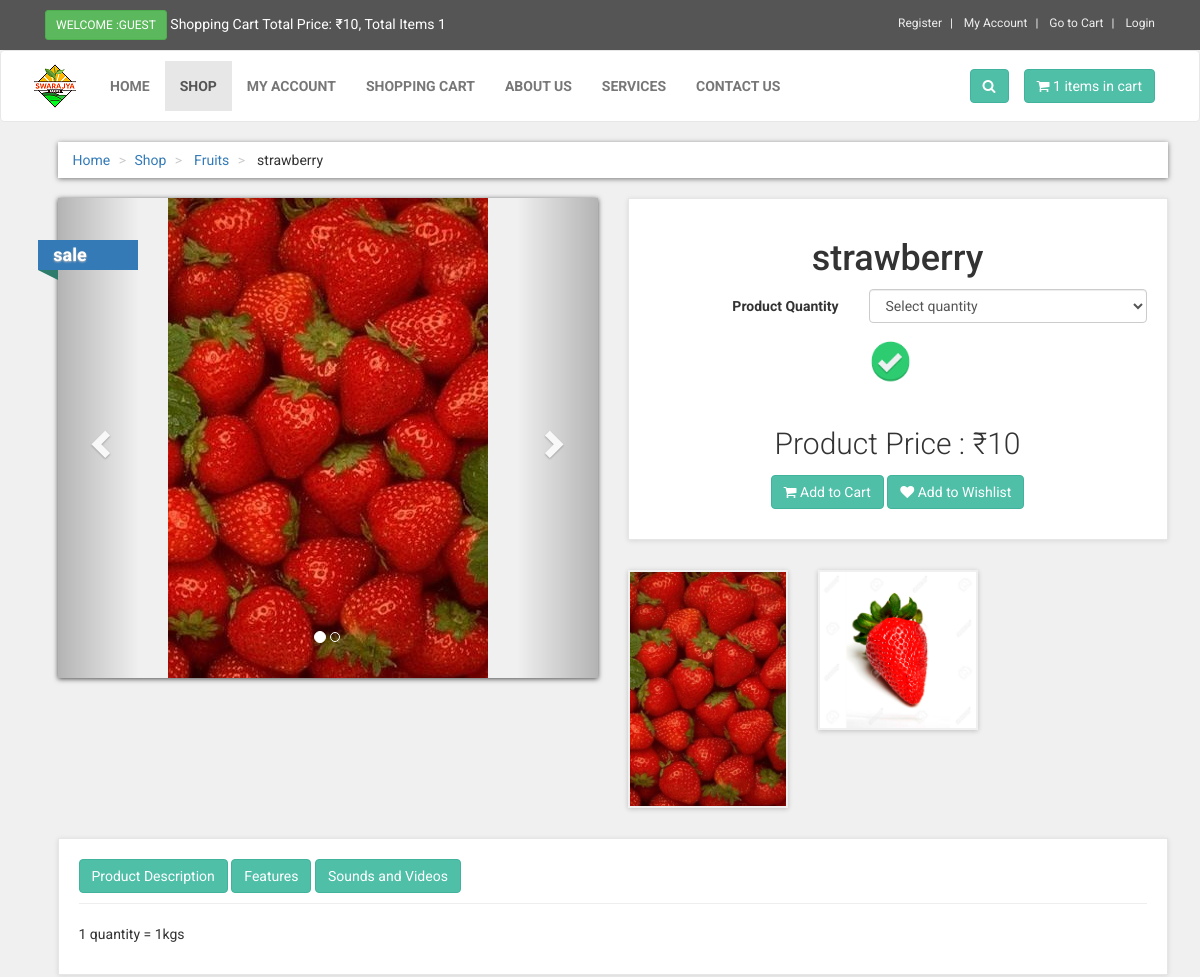
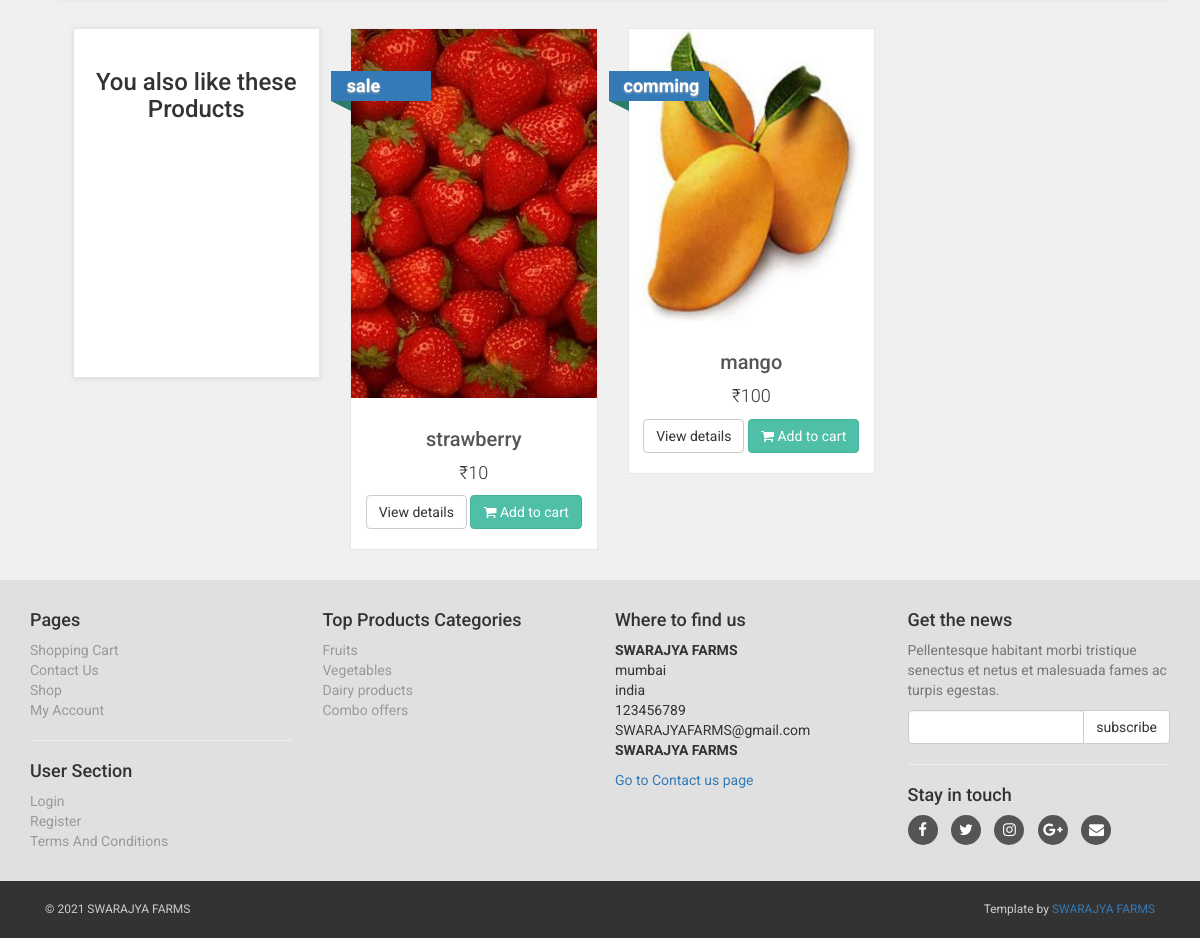
The app's page /strawberry-latest with its own data (2 pictures, top to bottom).
### tables this page shows
CREATE TABLE `product_categories` (
  `p_cat_id` int(10) NOT NULL,
  `p_cat_title` text NOT NULL,
  `p_cat_top` text NOT NULL,
  `p_cat_image` text NOT NULL
);

CREATE TABLE `products` (
  `product_id` int(10) NOT NULL,
  `p_cat_id` int(10) NOT NULL,
  `cat_id` int(10) NOT NULL,
  `manufacturer_id` int(10) NOT NULL,
  `date` timestamp NOT NULL DEFAULT current_timestamp() ON UPDATE current_timestamp(),
  `product_title` text NOT NULL,
  `product_seo_desc` text NOT NULL,
  `product_url` text NOT NULL,
  `product_img1` text NOT NULL,
  `product_img2` text NOT NULL,
  `product_img3` text NOT NULL,
  `product_price` int(10) NOT NULL,
  `product_psp_price` int(100) NOT NULL,
  `product_desc` text NOT NULL,
  `product_features` text NOT NULL,
  `product_video` text NOT NULL,
  `product_keywords` text NOT NULL,
  `product_label` text NOT NULL,
  `product_type` text NOT NULL,
  `product_weight` decimal(10,1) NOT NULL,
  `status` varchar(255) NOT NULL
);

CREATE TABLE `icons` (
  `icon_id` int(10) NOT NULL,
  `icon_product` int(10) NOT NULL,
  `icon_title` varchar(255) NOT NULL,
  `icon_image` varchar(255) NOT NULL
);

### details.php (the view, shortened to what this page needs)
<?php
include("includes/db.php");
include("functions/functions.php");
?>
<?php
$product_id = @$_GET['pro_id'];
$get_product = "select * from products where product_url='$product_id'";
$run_product = mysqli_query($con,$get_product);
$check_product = mysqli_num_rows($run_product);
if($check_product == 0){
echo "<script> window.open('index.php','_self') </script>";
}
else{
$row_product = mysqli_fetch_array($run_product);
$p_cat_id = $row_product['p_cat_id'];
$pro_id = $row_product['product_id'];
$pro_title = $row_product['product_title'];
$pro_price = $row_product['product_price'];
$pro_desc = $row_product['product_desc'];
$pro_img1 = $row_product['product_img1'];
$pro_img2 = $row_product['product_img2'];
$pro_label = $row_product['product_label'];
$pro_psp_price = $row_product['product_psp_price'];
$status = $row_product['status'];
if($pro_label == ""){
$product_label = "";
}
else{
$product_label = "
<a class='label sale' href='#' style='color:black;'>
<div class='thelabel'>$pro_label</div>
<div class='label-background'> </div>
</a>
";
}
$get_p_cat = "select * from product_categories where p_cat_id='$p_cat_id'";
$run_p_cat = mysqli_query($con,$get_p_cat);
$row_p_cat = mysqli_fetch_array($run_p_cat);
$p_cat_title = $row_p_cat['p_cat_title'];
?>
<!DOCTYPE html>
<html>
<head>
<link href="styles/bootstrap.min.css" rel="stylesheet">
<link href="styles/style.css" rel="stylesheet">
<link href="font-awesome/css/font-awesome.min.css" rel="stylesheet">
</head>
<body>
<div id="top">
<div class="container">
<div class="col-md-6 offer">
<a href="#" class="btn btn-success btn-sm" >
<?php
if(!isset($_SESSION['customer_email'])){
echo "Welcome :Guest";
}else{
echo "Welcome : " . $_SESSION['customer_email'] . "";
}
?>
</a>
<a href="#">
Shopping Cart Total Price: <?php total_price(); ?>, Total Items <?php items(); ?>
</a>
</div>
<div class="col-md-6">
<ul class="menu">
<li>
<a href="customer_register.php">
Register
</a>
</li>
<li>
<?php
if(!isset($_SESSION['customer_email'])){
echo "<a href='checkout.php' >My Account</a>";
}
else{
echo "<a href='customer/my_account.php?my_orders'>My Account</a>";
}
?>
</li>
<li>
<a href="cart.php">
Go to Cart
</a>
</li>
<li>
<?php
if(!isset($_SESSION['customer_email'])){
echo "<a href='checkout.php'> Login </a>";
}else {
echo "<a href='logout.php'> Logout </a>";
}
?>
</li>
</ul>
</div>
</div>
</div>
<div class="navbar navbar-default" id="navbar">
<div class="container" >
<div class="navbar-header">
<a class="navbar-brand home" href="index.php" >
<img src="images/logo.png" alt="computerfever logo" class="hidden-xs" >
</a>
</div>
<div class="navbar-collapse collapse" id="navigation" >
<div class="padding-nav" >
<ul class="nav navbar-nav navbar-left">
<li>
<a href="index.php"> Home </a>
</li>
<li class="active" >
<a href="shop.php"> Shop </a>
</li>
<li>
<?php
if(!isset($_SESSION['customer_email'])){
echo "<a href='checkout.php' >My Account</a>";
}
else{
echo "<a href='customer/my_account.php?my_orders'>My Account</a>";
}
?>
</li>
<li>
<a href="cart.php"> Shopping Cart </a>
</li>
<li>
<a href="about.php"> About Us </a>
</li>
<li>
<a href="services.php"> Services </a>
</li>
<li>
<a href="contact.php"> Contact Us </a>
</li>
</ul>
</div>
<a class="btn btn-primary navbar-btn right" href="cart.php">
<i class="fa fa-shopping-cart"></i>
<span> <?php items(); ?> items in cart </span>
</a>
<div class="navbar-collapse collapse right">
<button class="btn navbar-btn btn-primary" type="button" data-toggle="collapse" data-target="#search">
<i class="fa fa-search"></i>
</button>
</div>
</div>
</div>
</div>
<div id="content" >
<div class="container" >
<div class="col-md-12" >
<ul class="breadcrumb" >
<li>
<a href="index.php">Home</a>
</li>
<li><a href="shop.php">Shop</a></li>
<li>
<a href="shop.php?p_cat=<?php echo $p_cat_id; ?>"> <?php echo $p_cat_title; ?> </a>
</li>
<li> <?php echo $pro_title; ?> </li>
</ul>
</div>
<div class="col-md-12">
<div class="row" id="productMain">
<div class="col-sm-6">
<div id="mainImage">
<div id="myCarousel" class="carousel slide" data-ride="carousel">
<ol class="carousel-indicators">
<li data-target="#myCarousel" data-slide-to="0" class="active"></li>
<?php if(!empty($pro_img2)){ ?>
<li data-target="#myCarousel" data-slide-to="1"></li>
<?php } ?>
</ol>
<div class="carousel-inner">
<div class="item active">
<center>
<img src="admin_area/product_images/<?php echo $pro_img1; ?>" class="img-responsive">
</center>
</div>
</div>
<a href="#myCarousel" class="left carousel-control" data-slide="prev">
<span class="glyphicon glyphicon-chevron-left"> </span>
</a>
<a class="right carousel-control" href="#myCarousel" data-slide="next">
<span class="glyphicon glyphicon-chevron-right"> </span>
</a>
</div>
</div>
<?php echo $product_label; ?>
</div>
<div class="col-sm-6" >
<div class="box" >
<h1 class="text-center" > <?php echo $pro_title; ?> </h1>
<form action="" method="post" class="form-horizontal" >
<?php
if($status == "product"){
?>
<div class="form-group">
<label class="col-md-5 control-label" >Product Quantity </label>
<div class="col-md-7" >
<select name="product_qty" class="form-control" required>
<option value="">Select quantity</option>
</select>
</div>
</div>
<?php } ?>
<center>
<?php
$get_icons = "select * from icons where icon_product='$pro_id'";
$run_icons = mysqli_query($con,$get_icons);
while($row_icons = mysqli_fetch_array($run_icons)){
$icon_image = $row_icons['icon_image'];
echo "<img src='admin_area/icon_images/$icon_image' width='45' height='45' > &nbsp;&nbsp;&nbsp; ";
}
?>
</center>
<?php
if($status == "product"){
if($pro_label == "Sale" or $pro_label == "Gift"){
echo "
<p class='price'>
Product Price : <del> &#8377;$pro_price </del><br>
Product sale Price : &#8377;$pro_psp_price
</p>
";
}
else{
echo "
<p class='price'>
Product Price : &#8377;$pro_price
</p>
";
}
}
?>
<p class="text-center buttons" >
<button class="btn btn-primary" type="submit" name="add_cart">
<i class="fa fa-shopping-cart" ></i> Add to Cart
</button>
<button class="btn btn-primary" type="submit" name="add_wishlist">
<i class="fa fa-heart" ></i> Add to Wishlist
</button>
</p>
</form>
</div>
<div class="row" id="thumbs" >
<div class="col-xs-4" >
<a href="#" class="thumb" >
<img src="admin_area/product_images/<?php echo $pro_img1; ?>" class="img-responsive" >
</a>
</div>
<?php if(!empty($pro_img2)){ ?>
<div class="col-xs-4" >
<a href="#" class="thumb" >
<img src="admin_area/product_images/<?php echo $pro_img2; ?>" class="img-responsive" >
</a>
</div>
<?php } ?>
</div>
</div>
</div>
<div class="box" id="details">
<a class="btn btn-primary tab" style="margin-bottom:10px;" href="#description" data-toggle="tab">
<?php
if($status == "product"){
echo "Product Description";
}
else{
echo "Bundle Description";
}
?>
</a>
<a class="btn btn-primary tab" style="margin-bottom:10px;" href="#features" data-toggle="tab">
Features
</a>
<a class="btn btn-primary tab" style="margin-bottom:10px;" href="#video" data-toggle="tab">
Sounds and Videos
</a>
<hr style="margin-top:0px;">
<div class="tab-content">
<div id="description" class="tab-pane fade in active" style="margin-top:7px;" >
<?php echo $pro_desc; ?>
</div>
</div>
</div>
<div id="row same-height-row">
<?php
if($status == "product"){
?>
<div class="col-md-3 col-sm-6">
<div class="box same-height headline">
<h3 class="text-center"> You also like these Products </h3>
</div>
</div>
<?php
$get_products = "select * from products order by rand() LIMIT 0,3";
$run_products = mysqli_query($con,$get_products);
while($row_products = mysqli_fetch_array($run_products)) {
$pro_title = $row_products['product_title'];
$pro_price = $row_products['product_price'];
$pro_img1 = $row_products['product_img1'];
$pro_label = $row_products['product_label'];
$pro_psp_price = $row_products['product_psp_price'];
$pro_url = $row_products['product_url'];
if($pro_label == "Sale" or $pro_label == "Gift"){
$product_price = "<del> &#8377;$pro_price </del>";
$product_psp_price = "| &#8377;$pro_psp_price";
}
else{
$product_psp_price = "";
$product_price = "&#8377;$pro_price";
}
if($pro_label == ""){
$product_label = "";
}
else{
$product_label = "
<a class='label sale' href='#' style='color:black;'>
<div class='thelabel'>$pro_label</div>
<div class='label-background'> </div>
</a>
";
}
echo "
<div class='col-md-3 col-sm-6 center-responsive' >
<div class='product' >
<a href='$pro_url' >
<img src='admin_area/product_images/$pro_img1' class='img-responsive' >
</a>
<div class='text' >
<h3><a href='$pro_url' >$pro_title</a></h3>
<p class='price' > $product_price $product_psp_price </p>
<p class='buttons' >
<a href='$pro_url' class='btn btn-default' >View details</a>
<a href='$pro_url' class='btn btn-primary'>
<i class='fa fa-shopping-cart'></i> Add to cart
</a>
</p>
</div>
$product_label
</div>
</div>
";
}
?>
<?php } ?>
</div>
</div>
</div>
</div>
<?php
include("includes/footer.php");
?>
</body>
</html>
<?php } ?>

### includes/footer.php (shortened to what this page needs)
<div id="footer">
<div class="container">
<div class="row" >
<div class="col-md-3 col-sm-6" >
<h4>Pages</h4>
<ul>
<li><a href="cart.php">Shopping Cart</a></li>
<li><a href="contact.php">Contact Us</a></li>
<li><a href="shop.php">Shop</a></li>
<li>
<?php
if(!isset($_SESSION['customer_email'])){
echo "<a href='checkout.php' >My Account</a>";
}
else{
echo "<a href='customer/my_account.php?my_orders'>My Account</a>";
}
?>
</li>
</ul>
<hr>
<h4>User Section</h4>
<ul>
<li>
<?php
if(!isset($_SESSION['customer_email'])){
echo "<a href='checkout.php' >Login</a>";
}
else{
echo "<a href='customer/my_account.php?my_orders'>My Account</a>";
}
?>
</li>
<li><a href="customer_register.php">Register</a></li>
<li><a href="terms.php">Terms And Conditions </a></li>
</ul>
</div>
<div class="col-md-3 col-sm-6">
<h4> Top Products Categories </h4>
<ul>
<?php
$get_p_cats = "select * from product_categories";
$run_p_cats = mysqli_query($con,$get_p_cats);
while($row_p_cats = mysqli_fetch_array($run_p_cats)){
$p_cat_id = $row_p_cats['p_cat_id'];
$p_cat_title = $row_p_cats['p_cat_title'];
echo "<li> <a href='shop.php?p_cat=$p_cat_id'> $p_cat_title </a> </li>";
}
?>
</ul>
</div>
<div class="col-md-3 col-sm-6">
<h4>Where to find us</h4>
<p>
<strong>SWARAJYA FARMS</strong>
<br>mumbai
<br>india
<br>123456789
<br>SWARAJYAFARMS@gmail.com
<br>
<strong>SWARAJYA FARMS</strong>
</p>
<a href="contact.php">Go to Contact us page</a>
</div>
<div class="col-md-3 col-sm-6">
<h4>Get the news</h4>
<p class="text-muted">
Pellentesque habitant morbi tristique senectus et netus et malesuada fames ac turpis egestas.
</p>
<form action="https://feedburner.google.com/fb/a/mailverify" method="post" target="popupwindow" onsubmit="window.open('https://feedburner.google.com/fb/a/mailverify?uri=computerfever', 'popupwindow', 'scrollbars=yes,width=550,height=520');return true">
<div class="input-group">
<input type="text" class="form-control" name="email">
<span class="input-group-btn">
<input type="submit" value="subscribe" class="btn btn-default">
</span>
</div>
</form>
<hr>
<h4> Stay in touch </h4>
<p class="social">
<a href="#"><i class="fa fa-facebook"></i></a>
<a href="#"><i class="fa fa-twitter"></i></a>
<a href="#"><i class="fa fa-instagram"></i></a>
<a href="#"><i class="fa fa-google-plus"></i></a>
<a href="#"><i class="fa fa-envelope"></i></a>
</p>
</div>
</div>
</div>
</div>
<div id="copyright">
<div class="container" >
<div class="col-md-6" >
<p class="pull-left"> &copy; 2021 SWARAJYA FARMS </p>
</div>
<div class="col-md-6" >
<p class="pull-right" >
Template by <a href="#" >SWARAJYA FARMS</a>
</p>
</div>
</div>
</div>

### styles/style.css (style rules this page uses)
body { font-family: "Roboto", Helvetica, Arial, sans-serif; font-size: 14px; line-height: 1.42857143; color: #333333; background-color: #f0f0f0; overflow-x: hidden; }
#top { background: #555555; padding: 10px 0; }
#top .offer { color: #fff; }
#top .offer .btn { text-transform: uppercase; }
#top a { color: #fff; }
#top ul.menu { padding-top: 5px; margin: 0; text-align: right; font-size: 12px; list-style: none; }
#top ul.menu > li { display: inline-block; }
#top ul.menu > li a { color: #eeeeee; }
#top ul.menu > li + li:before { content: "|\00a0"; padding: 0 5px; color: #f7f7f7; }
.navbar { background:white; }
.navbar-collapse .right { float:right; }
.navbar-brand { float:left; padding: 10px 15px; font-size:18px; line-height:20px; height:70px; }
.navbar ul.nav > li > a { text-transform:uppercase; font-weight:bold; font-size:14px; }
.padding-nav { padding-top:10px; }
.btn-primary { color:rgb(255, 255, 255); background-color:rgb(79, 191, 168); border-color:rgb(65, 179, 156); }
.box { background: #fff; margin: 0 0 30px; border: solid 1px #e6e6e6; box-sizing: border-box; padding:20px; box-shadow: 0 1px 5px rgba(0, 0, 0, 0.1); }
#content { padding-left:25px; }
#content .product { background:#fff; border: solid 1px #e6e6e6; box-sizing: border-box; margin-bottom: 30px; }
#content .product .text p.price { font-size:18px; text-align:center; font-weight:300; }
#content .product .text .buttons { clear:both; text-align:center; }
#content .product .text h3 { text-align:center; font-size:20px; }
#content .product .text h3 a { color:rgb(85, 85, 85); }
#content .product .text { padding:10px 10px 0px; }
#content .product .text .buttons .btn { margin-bottom:10px; }
.breadcrumb { padding: 8px 15px; margin-bottom:20px; background-color: #ffffff; border-radius: 0; box-shadow: 0 1px 5px rgba(0, 0, 0, 0.5); }
.breadcrumb > li + li:before { content: ">\00a0"; color:#cccccc; }
#content #productMain { margin-bottom: 30px; }
#content #productMain .price { font-size: 30px; font-weight: 300; text-align: center; margin-top: 40px; }
#content #mainImage { box-shadow: 0 1px 5px rgba(0, 0, 0, 0.7); }
#content #thumbs a { display: block; box-shadow: 0 1px 5px rgba(0, 0, 0, 0.2); border : solid 2px transparent; }
#content .headline { height: 350px; }
#footer { background: #e0e0e0; padding: 20px 0; }
#footer ul { padding-left: 0; list-style: none; }
#footer ul a { color:#999999; padding: 20px 0; }
#footer .social { text-align: left; }
#footer .social a { margin: 0 10px 0 0; color: #fff; display: inline-block; width: 30px; height: 30px; border-radius: 15px; line-height: 30px; font-size: 15px; text-align: center; transition: all 0.2s ease-out; vertical-align: bottom; background-color:#555555; }
#copyright { background:#333; color:#ccc; padding:20px 0; font-size:12px; }
#copyright p { margin: 0; }
.label { text-decoration : none; position: absolute; top: 50px; padding-left:51px; z-index: 20; }
.label .thelabel { position: relative; width: 100px; padding: 6px 50px 6px 15px; margin: 40px 50px 10px -71px; color: #fff; font-size:18px; font-weight:bold; background-color: #337ab7; text-shadow: 0px 1px 2px #bbb ; }
.label .thelabel:before, .label .thelabel:after { content: ''; position: absolute; width:0; height:0; }
.label .thelabel:after { left: 0px; top: 100%; border-width : 5px 10px; border-style: solid; border-color: #2d7b6b #2d7b6b transparent transparent; }
.label.sale { top: 0; }

### records on screen
product_categories: p_cat_title "Fruits"
products: product_title "strawberry", product_img1 (picture), product_label "sale", product_price "10", product_img2 (picture), product_desc "1 quantity = 1kgs", product_price "₹10"
icons: icon_image (picture)
products: product_img1 (picture), product_title "mango", product_price "₹100", product_label "comming"
product_categories: p_cat_title "Vegetables"
product_categories: p_cat_title "Dairy products"
product_categories: p_cat_title "Combo offers"

### other values on screen
$total "10"
$count_items "1 1"
